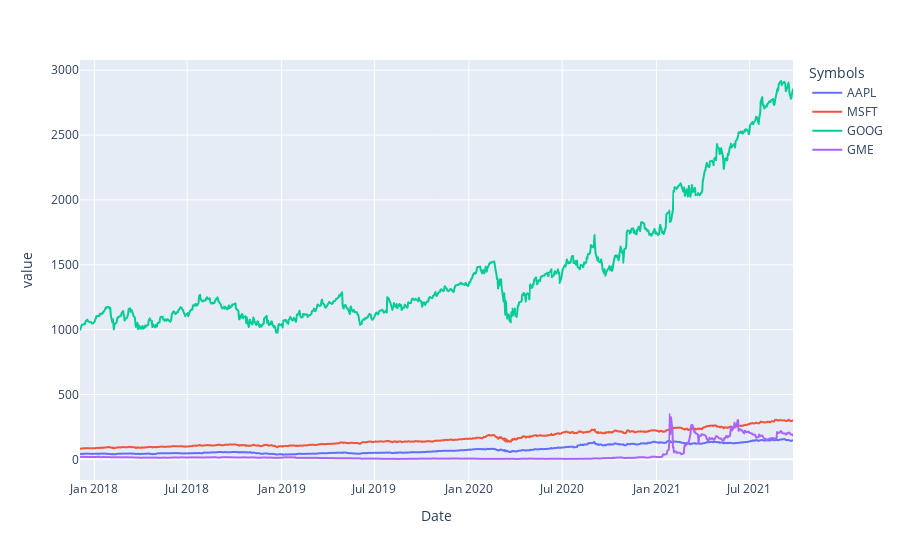

Here is the notebook cell this chart was saved with:
### Code cell
#plot the figure for the close price
Close.plot()

### Figure 1 — Plotly figure (JSON) as saved in the notebook; plotly's stock layout.template omitted (floating-point values rounded to 4 significant figures; data arrays with more than 128 entries replaced by an {"elided": "..."} marker saying what was removed)
{"data": [{"hovertemplate": "Symbols=AAPL<br>Date=%{x}<br>value=%{y}<extra></extra>", "legendgroup": "AAPL", "line": {"color": "#636efa", "dash": "solid"}, "mode": "lines", "name": "AAPL", "showlegend": true, "type": "scattergl", "x": {"elided": "959 str values"}, "xaxis": "x", "y": {"elided": "959 float values"}, "yaxis": "y"}, {"hovertemplate": "Symbols=MSFT<br>Date=%{x}<br>value=%{y}<extra></extra>", "legendgroup": "MSFT", "line": {"color": "#EF553B", "dash": "solid"}, "mode": "lines", "name": "MSFT", "showlegend": true, "type": "scattergl", "x": {"elided": "959 str values"}, "xaxis": "x", "y": {"elided": "959 float values"}, "yaxis": "y"}, {"hovertemplate": "Symbols=GOOG<br>Date=%{x}<br>value=%{y}<extra></extra>", "legendgroup": "GOOG", "line": {"color": "#00cc96", "dash": "solid"}, "mode": "lines", "name": "GOOG", "showlegend": true, "type": "scattergl", "x": {"elided": "959 str values"}, "xaxis": "x", "y": {"elided": "959 float values"}, "yaxis": "y"}, {"hovertemplate": "Symbols=GME<br>Date=%{x}<br>value=%{y}<extra></extra>", "legendgroup": "GME", "line": {"color": "#ab63fa", "dash": "solid"}, "mode": "lines", "name": "GME", "showlegend": true, "type": "scattergl", "x": {"elided": "959 str values"}, "xaxis": "x", "y": {"elided": "959 float values"}, "yaxis": "y"}], "layout": {"legend": {"title": {"text": "Symbols"}, "tracegroupgap": 0}, "margin": {"t": 60}, "xaxis": {"anchor": "y", "domain": [0, 1], "title": {"text": "Date"}}, "yaxis": {"anchor": "x", "domain": [0, 1], "title": {"text": "value"}}}}
